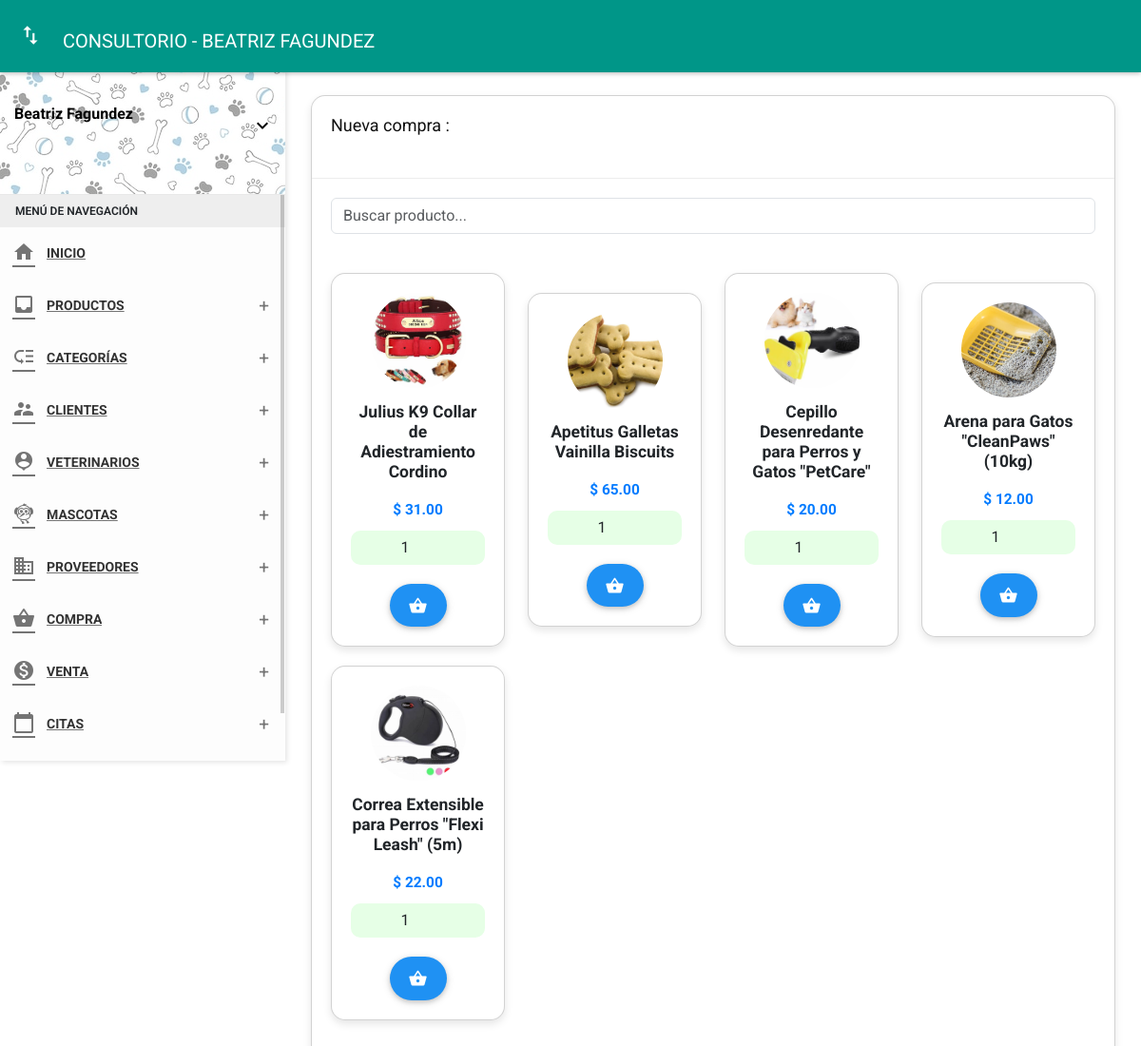
Page /View/compra/nuevo (signed in) on the committed database.
### tables this page shows
CREATE TABLE `products` (
  `id_prod` int(11) NOT NULL,
  `codigo` char(14) NOT NULL,
  `id_cate` int(11) NOT NULL,
  `foto` varchar(255) NOT NULL,
  `nompro` varchar(100) NOT NULL,
  `peso` char(5) NOT NULL,
  `weightID` int(11) NOT NULL,
  `id_prove` int(11) NOT NULL,
  `descp` varchar(255) NOT NULL,
  `preciC` decimal(10,2) NOT NULL,
  `precV` decimal(10,2) NOT NULL,
  `stock` char(4) NOT NULL,
  `estado` char(1) NOT NULL,
  `fere` timestamp NOT NULL DEFAULT current_timestamp() ON UPDATE current_timestamp()
);

### View/compra/nuevo.php (the view, shortened to what this page needs)
<?php include './Includes/Header.php'; ?>
<section class="content">
    <div class="container-fluid">
        <div class="row clearfix">
            <div class="col-lg-12 col-md-12 col-sm-12 col-xs-12">
                <div class="card">
                    <div class="header">
                        <h2>
                            Nueva compra :
                        </h2><br>
                    </div>
                    <div class="body">
                        <?php
                            $con  = new mysqli("localhost", "root", "", "vetdog");
                            $products = $con->query("SELECT products.id_prod, products.codigo, products.foto, products.nompro,
                                                      products.stock, products.precV, products.preciC, category.id_cate,
                                                      category.nomcate, products.fere
                                                      FROM products
                                                      INNER JOIN category ON products.id_cate = category.id_cate
                                                      GROUP BY products.id_prod");
                        ?>
                        <div class="row">
                            <div class="col-lg-12">
                                <input type="text" id="searchInput" class="form-control" placeholder="Buscar producto..." onkeyup="filterCards()">
                            </div>
                        </div>
                        <br>
                        <div class="row" id="productsContainer">
                            <?php while($r = $products->fetch_object()): ?>
                                <div class="col-lg-3 col-md-4 col-sm-6 product-card" data-name="<?php echo strtolower($r->nompro); ?>">
                                    <div class="card">
                                        <div class="card-body text-center">
                                            <img src='../../assets/img/subidas/<?php echo $r->foto; ?>' class='img-responsive'>
                                            <h4 class="card-title"><?php echo $r->nompro; ?></h4>
                                            <p class="card-text">$ <?php echo $r->preciC; ?></p>
                                            <?php
                                            $found = false;
                                            ?>
                                            <?php if($found): ?>
                                                <a href="cart" class="btn btn-info" style="border-radius: 30px;">Agregado</a>
                                            <?php else: ?>
                                                <form class="form-inline" method="post" action="addtocart">
                                                    <div class="input-group">
                                                        <input type="number" name="canti" value="1" min="1" class="form-control" placeholder="Cantidad">
                                                    </div>
                                                    <button type="submit" class="btn btn-primary" style="border-radius: 30px;"><i class="material-icons">shopping_basket</i></button>
                                                </form>
                                            <?php endif; ?>
                                        </div>
                                    </div>
                                </div>
                            <?php endwhile; ?>
                        </div>
                    </div>
                </div>
            </div>
        </div>
    </div>
</section>
</body>
</html>

### View/compra/nuevo.php (style rules this page uses)
.card { border-radius: 15px; box-shadow: 0 4px 8px rgba(0, 0, 0, 0.1); transition: transform 0.2s; width: 100%; max-width: 3000px; margin: auto; }
.card-body { padding: 20px; display: flex; flex-direction: column; align-items: center; }
.card img { border-radius: 50%; margin-bottom: 15px; width: 100px; height: 100px; object-fit: cover; }
.card-title { font-size: 1.25em; font-weight: bold; }
.card-text { font-size: 1.1em; color: #007bff; font-weight: bold; margin: 10px 0; }
.btn { border-radius: 50px; padding: 10px 20px; }
.input-group { display: flex; justify-content: center; align-items: center; }
.input-group input { border-radius: 10px; text-align: center; width: 60px; background-color: #e6ffe6; }
.row { display: flex; flex-wrap: wrap; justify-content: flex-start; }
.col-lg-3, .col-md-4, .col-sm-6 { display: flex; justify-content: center; align-items: center; margin-bottom: 20px; }

### rows in the picture
products: foto (picture), nompro "Julius K9 Collar de Adiestramiento Cordino", preciC "31.00"
products: foto (picture), nompro "Apetitus Galletas Vainilla Biscuits", preciC "65.00"
products: foto (picture), nompro "Cepillo Desenredante para Perros y Gatos \"PetCare\"", preciC "20.00"
products: foto (picture), nompro "Arena para Gatos \"CleanPaws\" (10kg)", preciC "12.00"
products: foto (picture), nompro "Correa Extensible para Perros \"Flexi Leash\" (5m)", preciC "22.00"

### other values in the picture
$_SESSION['name'] "Beatriz Fagundez"
